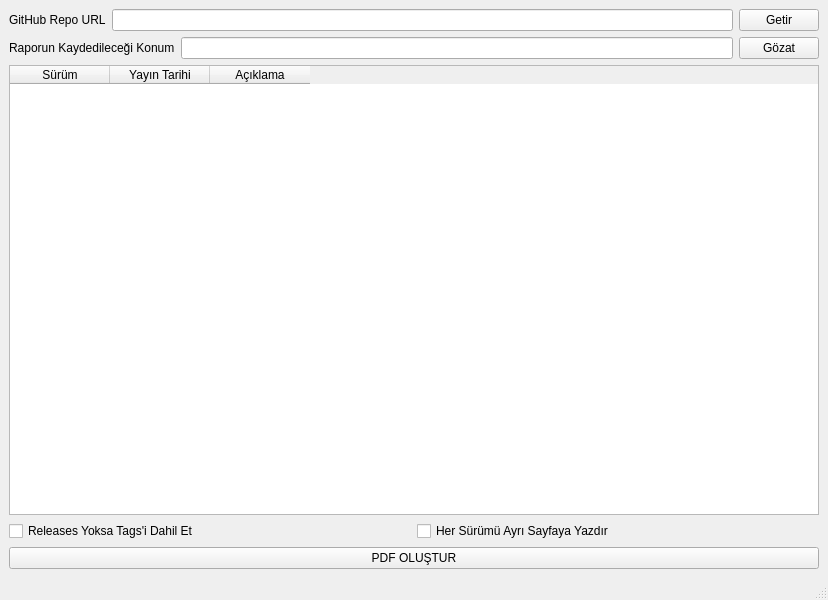
<?xml version="1.0" encoding="UTF-8"?>
<ui version="4.0">
 <class>MainWindow</class>
 <widget class="QMainWindow" name="MainWindow">
  <property name="geometry">
   <rect>
    <x>0</x>
    <y>0</y>
    <width>828</width>
    <height>600</height>
   </rect>
  </property>
  <property name="windowTitle">
   <string>MainWindow</string>
  </property>
  <widget class="QWidget" name="centralwidget">
   <layout class="QVBoxLayout" name="verticalLayout_2">
    <item>
     <layout class="QVBoxLayout" name="verticalLayout">
      <item>
       <layout class="QVBoxLayout" name="verticalLayout_5">
        <item>
         <layout class="QVBoxLayout" name="verticalLayout_8">
          <item>
           <layout class="QHBoxLayout" name="horizontalLayout_2">
            <item>
             <widget class="QLabel" name="label">
              <property name="text">
               <string>GitHub Repo URL</string>
              </property>
             </widget>
            </item>
            <item>
             <widget class="QLineEdit" name="lineEdit">
              <property name="text">
               <string/>
              </property>
             </widget>
            </item>
            <item>
             <widget class="QPushButton" name="pushButton">
              <property name="text">
               <string>Getir</string>
              </property>
             </widget>
            </item>
           </layout>
          </item>
         </layout>
        </item>
        <item>
         <layout class="QVBoxLayout" name="verticalLayout_9">
          <item>
           <layout class="QHBoxLayout" name="horizontalLayout_3">
            <item>
             <widget class="QLabel" name="label_2">
              <property name="text">
               <string>Raporun Kaydedileceği Konum</string>
              </property>
             </widget>
            </item>
            <item>
             <widget class="QLineEdit" name="lineEdit_2"/>
            </item>
            <item>
             <widget class="QPushButton" name="pushButton_2">
              <property name="text">
               <string>Gözat</string>
              </property>
             </widget>
            </item>
           </layout>
          </item>
         </layout>
        </item>
       </layout>
      </item>
      <item>
       <layout class="QVBoxLayout" name="verticalLayout_4">
        <item>
         <widget class="QTableWidget" name="tableWidget">
          <column>
           <property name="text">
            <string>Sürüm</string>
           </property>
          </column>
          <column>
           <property name="text">
            <string>Yayın Tarihi</string>
           </property>
          </column>
          <column>
           <property name="text">
            <string>Açıklama</string>
           </property>
          </column>
         </widget>
        </item>
       </layout>
      </item>
      <item>
       <layout class="QVBoxLayout" name="verticalLayout_3">
        <item>
         <layout class="QHBoxLayout" name="horizontalLayout_4">
          <item>
           <widget class="QCheckBox" name="checkBox_2">
            <property name="text">
             <string>Releases Yoksa Tags'i Dahil Et</string>
            </property>
           </widget>
          </item>
          <item>
           <widget class="QCheckBox" name="checkBox">
            <property name="text">
             <string>Her Sürümü Ayrı Sayfaya Yazdır</string>
            </property>
           </widget>
          </item>
         </layout>
        </item>
       </layout>
      </item>
      <item>
       <widget class="QPushButton" name="pushButton_3">
        <property name="text">
         <string>PDF OLUŞTUR</string>
        </property>
       </widget>
      </item>
     </layout>
    </item>
   </layout>
  </widget>
  <widget class="QStatusBar" name="statusbar"/>
 </widget>
 <resources/>
 <connections/>
</ui>
